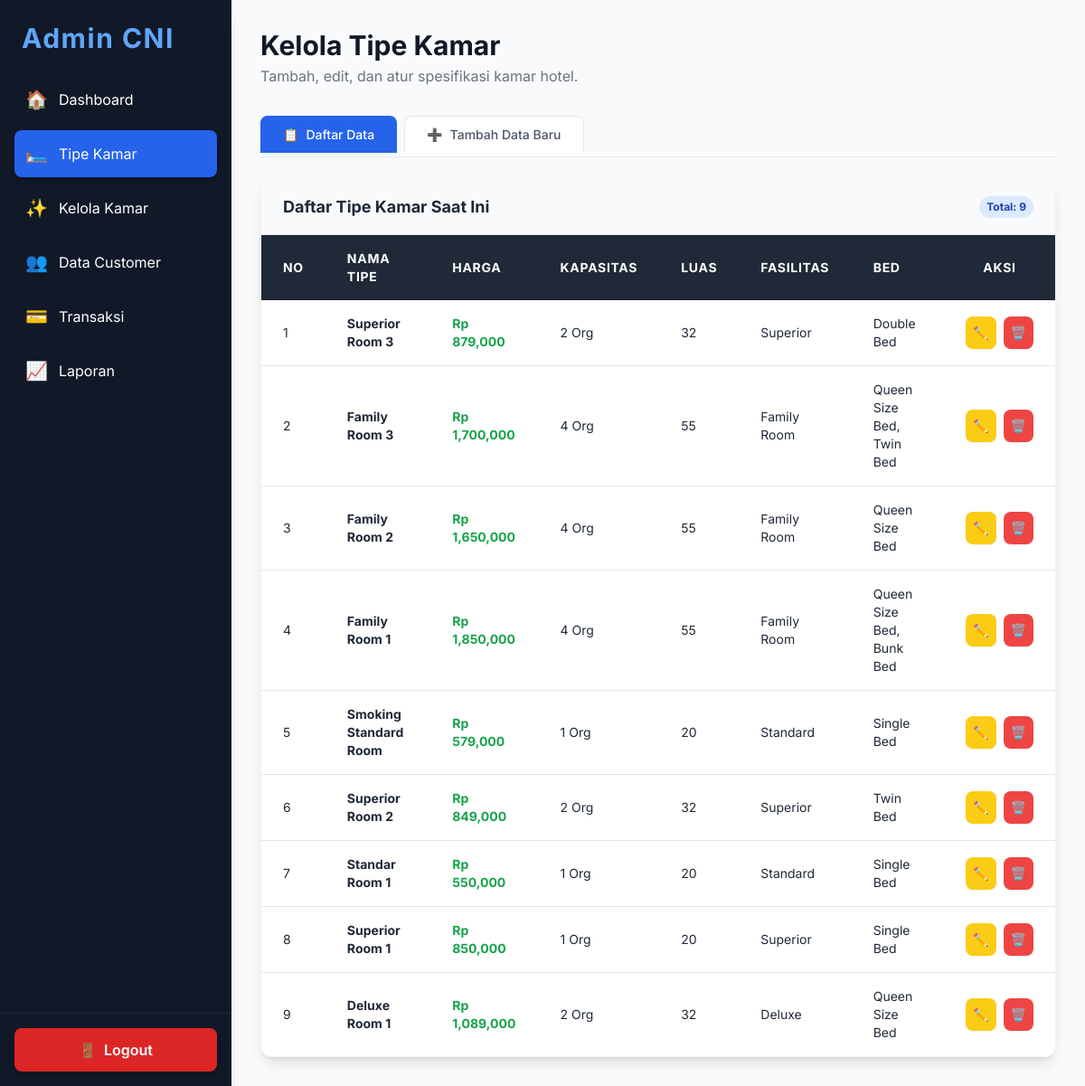
/admin/daftar_kelola_tipekamar.php (signed in), run on the app's committed database.
### tables this page shows
CREATE TABLE `tipe_kamar` (
  `id_tipe_kamar` int(11) NOT NULL,
  `nama_tipe` varchar(50) NOT NULL,
  `harga_per_malam` decimal(10,2) NOT NULL,
  `kapasitas` int(11) NOT NULL DEFAULT 2,
  `deskripsi` text DEFAULT NULL,
  `foto` varchar(255) DEFAULT NULL,
  `kategori_hunian` enum('Single','Double','Family','Connecting Room') DEFAULT NULL,
  `tingkat_fasilitas` varchar(50) DEFAULT NULL,
  `jenis_tempat_tidur` varchar(50) DEFAULT NULL,
  `luas_kamar` int(11) DEFAULT NULL,
  `add_on` varchar(225) DEFAULT NULL
);

### admin/daftar_kelola_tipekamar.php (the view, shortened to what this page needs)
<?php
require '../koneksi.php';
$query = "SELECT * FROM tipe_kamar ORDER BY id_tipe_kamar DESC";
$stmt = $conn->prepare($query);
$stmt->execute();
$result = $stmt->get_result();
?>
<!DOCTYPE html>
<html lang="id">
<head>
    <script src="https://cdn.tailwindcss.com"></script>
</head>
<body class="bg-gray-50 text-gray-800">
    <div class="flex h-screen overflow-hidden">
        <nav class="w-64 bg-gray-900 text-white flex flex-col h-full shadow-xl">
            <div class="p-6">
                <h2 class="text-3xl font-bold tracking-wider text-blue-400">Admin CNI</h2>
            </div>
            <ul class="flex-1 px-4 space-y-2 overflow-y-auto">
                <li><a href="dashboard_admin.php" class="flex items-center p-3 hover:bg-gray-800 rounded-lg transition-colors"><span class="mr-3 text-xl">🏠</span>Dashboard</a></li>
                <li><a href="daftar_kelola_tipekamar.php" class="flex items-center p-3 bg-blue-600 rounded-lg shadow-md"><span class="mr-3 text-xl">🛏️</span>Tipe Kamar</a></li>
                <li><a href="daftar_kelola_kamar.php" class="flex items-center p-3 hover:bg-gray-800 rounded-lg transition-colors"><span class="mr-3 text-xl">✨</span>Kelola Kamar</a></li>
                <li><a href="daftar_kelola_dataCustomer.php" class="flex items-center p-3 hover:bg-gray-800 rounded-lg transition-colors"><span class="mr-3 text-xl">👥</span>Data Customer</a></li>
                <li><a href="daftar_kelola_transaksi.php" class="flex items-center p-3 hover:bg-gray-800 rounded-lg transition-colors"><span class="mr-3 text-xl">💳</span>Transaksi</a></li>
                <li><a href="laporan.php" class="flex items-center p-3 hover:bg-gray-800 rounded-lg transition-colors"><span class="mr-3 text-xl">📈</span>Laporan</a></li>
            </ul>
             <div class="p-4 border-t border-gray-800">
                <a href="../logout.php" class="flex items-center justify-center p-3 bg-red-600 hover:bg-red-700 rounded-lg transition-colors font-semibold shadow-lg">
                    <span class="mr-2">🚪</span> Logout
                </a>
            </div>
        </nav>
        <main class="flex-1 p-6 md:p-8 overflow-y-auto">
            <div class="flex justify-between items-end mb-8">
                <div>
                    <h1 class="text-3xl font-bold text-gray-900">Kelola Tipe Kamar</h1>
                    <p class="text-gray-500 mt-1">Tambah, edit, dan atur spesifikasi kamar hotel.</p>
                </div>
            </div>
            <div class="flex space-x-2 mb-6 border-b border-gray-200 pb-1">
                <button onclick="switchTab('list')" id="btnList" class="px-6 py-2.5 rounded-t-lg font-medium text-sm transition-all duration-200 border-t border-l border-r tab-active flex items-center">
                    <span class="mr-2">📋</span> Daftar Data
                </button>
                <button onclick="switchTab('form')" id="btnForm" class="px-6 py-2.5 rounded-t-lg font-medium text-sm transition-all duration-200 border-t border-l border-r tab-inactive flex items-center">
                    <span class="mr-2">➕</span> Tambah Data Baru
                </button>
            </div>
            <div id="sectionList" class="bg-white rounded-b-xl rounded-r-xl shadow-lg border border-gray-100 overflow-hidden fade-in">
                <div class="bg-gray-50 px-6 py-4 border-b border-gray-200 flex justify-between items-center">
                    <h2 class="text-lg font-bold text-gray-800">Daftar Tipe Kamar Saat Ini</h2>
                    <span class="text-xs bg-blue-100 text-blue-800 px-2 py-1 rounded-full font-bold">Total: <?php echo $result->num_rows; ?></span>
                </div>
                <div class="overflow-x-auto">
                    <table class="min-w-full text-sm text-left">
                        <thead class="bg-gray-800 text-white uppercase tracking-wider">
                            <tr>
                                <th class="py-4 px-6">No</th>
                                <th class="py-4 px-6">Nama Tipe</th>
                                <th class="py-4 px-6">Harga</th>
                                <th class="py-4 px-6">Kapasitas</th>
                                <th class="py-4 px-6">Luas</th>
                                <th class="py-4 px-6">Fasilitas</th>
                                <th class="py-4 px-6">Bed</th>
                                <th class="py-4 px-6 text-center">Aksi</th>
                            </tr>
                        </thead>
                        <tbody class="divide-y divide-gray-200">
                            <?php if ($result->num_rows > 0): ?>
                                <?php $no=1; while($row = $result->fetch_assoc()): ?>
                                <tr class="hover:bg-gray-50">
                                    <td class="py-4 px-6"><?php echo $no++; ?></td>
                                    <td class="py-4 px-6 font-bold"><?php echo htmlspecialchars($row['nama_tipe']); ?></td>
                                    <td class="py-4 px-6 text-green-600 font-bold">Rp <?php echo number_format($row['harga_per_malam']); ?></td>
                                    <td class="py-4 px-6"><?php echo $row['kapasitas'];?> Org</td>
                                    <td class="py-4 px-6"><?php echo htmlspecialchars($row['luas_kamar']); ?></td>
                                    <td class="py-4 px-6"><?php echo htmlspecialchars($row['tingkat_fasilitas']); ?></td>
                                    <td class="py-4 px-6"><?php echo htmlspecialchars($row['jenis_tempat_tidur']); ?></td>
                                    <td class="py-4 px-6 text-center">
                                        <div class="flex items-center justify-center space-x-2">
                                            <a href="edit_tipe_kamar.php?id=<?php echo $row['id_tipe_kamar']; ?>" class="bg-yellow-400 hover:bg-yellow-500 text-white p-2 rounded-lg shadow-sm" title="Edit">✏️</a>
                                            <a href="daftar_kelola_tipekamar.php?aksi=hapus&id=<?php echo $row['id_tipe_kamar']; ?>" class="bg-red-500 hover:bg-red-600 text-white p-2 rounded-lg shadow-sm" onclick="return confirm('Yakin hapus data kamar dan file fotonya?');" title="Hapus">🗑️</a>
                                        </div>
                                    </td>
                                </tr>
                                <?php endwhile; ?>
                            <?php else: ?>
                                <tr><td colspan="8" class="text-center py-4">Belum ada data.</td></tr>
                            <?php endif; ?>
                        </tbody>
                    </table>
                </div>
            </div>
        </main>
    </div>
</body>
</html>

### admin/daftar_kelola_tipekamar.php (style rules this page uses)
body { font-family: 'Inter', sans-serif; }
.tab-active { background-color: #2563eb; color: white; border-color: #2563eb; }
.tab-inactive { background-color: white; color: #4b5563; border-color: #e5e7eb; }
.fade-in { animation: fadeIn ease 0.5s; -webkit-animation: fadeIn ease 0.5s; -moz-animation: fadeIn ease 0.5s; -o-animation: fadeIn ease 0.5s; -ms-animation: fadeIn ease 0.5s; }

### data on the page
tipe_kamar: nama_tipe "Superior Room 3", harga_per_malam "879,000", kapasitas "2", luas_kamar "32", tingkat_fasilitas "Superior", jenis_tempat_tidur "Double Bed"
tipe_kamar: nama_tipe "Family Room 3", harga_per_malam "1,700,000", kapasitas "4", luas_kamar "55", tingkat_fasilitas "Family Room", jenis_tempat_tidur "Queen Size Bed, Twin Bed"
tipe_kamar: nama_tipe "Family Room 2", harga_per_malam "1,650,000", kapasitas "4", luas_kamar "55", tingkat_fasilitas "Family Room", jenis_tempat_tidur "Queen Size Bed"
tipe_kamar: nama_tipe "Family Room 1", harga_per_malam "1,850,000", kapasitas "4", luas_kamar "55", tingkat_fasilitas "Family Room", jenis_tempat_tidur "Queen Size Bed, Bunk Bed"
tipe_kamar: nama_tipe "Smoking Standard Room", harga_per_malam "579,000", kapasitas "1", luas_kamar "20", tingkat_fasilitas "Standard", jenis_tempat_tidur "Single Bed"
tipe_kamar: nama_tipe "Superior Room 2", harga_per_malam "849,000", kapasitas "2", luas_kamar "32", tingkat_fasilitas "Superior", jenis_tempat_tidur "Twin Bed"
tipe_kamar: nama_tipe "Standar Room 1", harga_per_malam "550,000", kapasitas "1", luas_kamar "20", tingkat_fasilitas "Standard", jenis_tempat_tidur "Single Bed"
tipe_kamar: nama_tipe "Superior Room 1", harga_per_malam "850,000", kapasitas "1", luas_kamar "20", tingkat_fasilitas "Superior", jenis_tempat_tidur "Single Bed"
tipe_kamar: nama_tipe "Deluxe Room 1", harga_per_malam "1,089,000", kapasitas "2", luas_kamar "32", tingkat_fasilitas "Deluxe", jenis_tempat_tidur "Queen Size Bed"

### other printed values
$result->num_rows "9"
